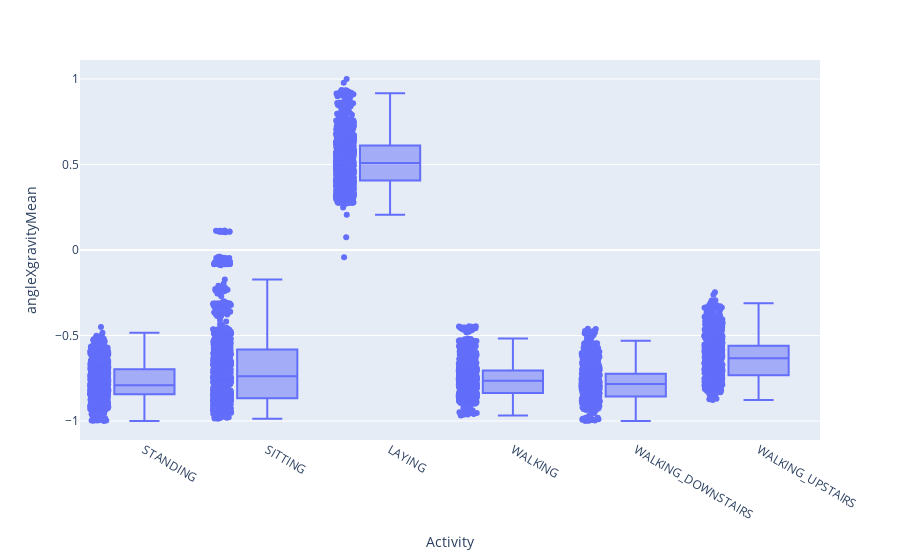

The cell this chart's notebook holds for it:
### Code cell
fig = px.box(train, x="Activity", y="angleXgravityMean", points="all")
fig.show()
del fig

### Figure 1 — Plotly figure (JSON) as saved in the notebook; plotly's stock layout.template omitted (floating-point values rounded to 4 significant figures; data arrays with more than 128 entries replaced by an {"elided": "..."} marker saying what was removed)
{"data": [{"alignmentgroup": "True", "boxpoints": "all", "hovertemplate": "Activity=%{x}<br>angleXgravityMean=%{y}<extra></extra>", "legendgroup": "", "marker": {"color": "#636efa"}, "name": "", "notched": false, "offsetgroup": "", "orientation": "v", "showlegend": false, "type": "box", "x": {"elided": "7352 str values"}, "x0": " ", "xaxis": "x", "y": {"elided": "7352 float values"}, "y0": " ", "yaxis": "y"}], "layout": {"boxmode": "group", "legend": {"tracegroupgap": 0}, "margin": {"t": 60}, "xaxis": {"anchor": "y", "domain": [0, 1], "title": {"text": "Activity"}}, "yaxis": {"anchor": "x", "domain": [0, 1], "title": {"text": "angleXgravityMean"}}}}
